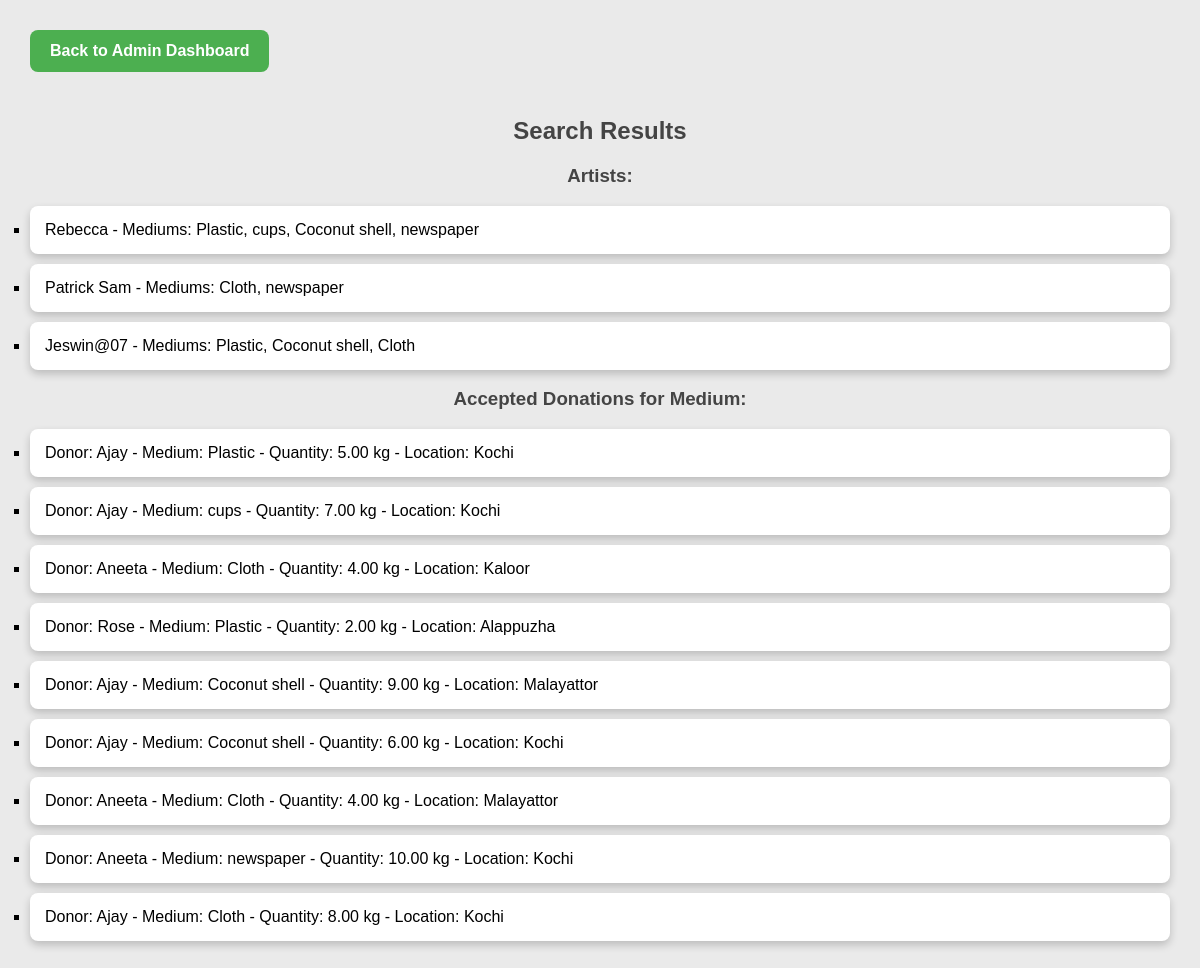
The page /adminclick/admin_search/ on the database its author committed.
### accounts/models.py (models this page shows, shortened)
class Artist(models.Model):
    user = models.OneToOneField(User, on_delete = models.CASCADE)
    phone = models.IntegerField(default=99999999)
    profile_pic = models.ImageField(upload_to= 'picture/artist', null=True,default='picture/artist/hi.jpg')
    is_approved = models.BooleanField(default=False)
    mediums = models.ManyToManyField(MediumOfWaste, blank=True)
    certificate=models.FileField(upload_to='certificates/',null= True, blank=True)

class Donors(models.Model):
    user = models.OneToOneField(User, on_delete = models.CASCADE)
    phone = models.IntegerField(default=99999999)
    profile_pic = models.ImageField(upload_to= 'picture/donor', null=True,default='picture/donor/hi.jpg')

### adminclick/models.py (models this page shows, shortened)
class MediumOfWaste(models.Model):
    name = models.CharField(max_length=255)
    description = models.TextField(blank=True, null=True)
    rate=models.DecimalField(max_digits=10,decimal_places=2,default=0.00)

### donors/models.py (models this page shows, shortened)
class Donation(models.Model):
    donor = models.ForeignKey(Donors, on_delete=models.CASCADE)
    medium_of_waste = models.ForeignKey(MediumOfWaste, on_delete=models.CASCADE)
    quantity = models.DecimalField(max_digits=10, decimal_places=2)
    location = models.CharField(max_length=255)
    date_donated = models.DateTimeField(auto_now_add=True)
    STATUS_CHOICES = [
        ('pending','Pending'),
        ('accepted','Accepted'),
        ('rejected','Rejected'),
    ]
    status = models.CharField(max_length=10, choices=STATUS_CHOICES, default='pending')

### adminclick/views.py (the view, shortened to what this page needs)
# urls.py: path('admin_search/', views.admin_search, name='admin_search'),
def admin_search(request):
    query = request.GET.get('query', '')
    artists = Artist.objects.filter(is_approved=True)
    accepted_donations = Donation.objects.filter(status='accepted')
    context = {
        'artists': artists,
        'accepted_donations': accepted_donations,
        'query': query
    }
    return render(request, 'admin/search_results.html', context)

### cart/context_processors.py (called while the page is built, shortened)
def counter(request):
    cart_count=0
    if 'admin' in request.path:
        return{}
    return dict(cart_count=cart_count)

### category/context_processors.py (called while the page is built)
def menu_links(request):
    links = Category.objects.all()
    return dict(links=links)

### template/admin/search_results.html (shortened to what this page needs)
<head>
</head>
<body>
  <a href="{% url 'admin_dashboard' %}" class="btn-dashboard">Back to Admin Dashboard</a>
  <h2>Search Results</h2>
  {% if artists %}
    <h3>Artists:</h3>
    <ul>
        {% for artist in artists %}
            <li>{{ artist.user.username }} - Mediums:
                {% for medium in artist.mediums.all %}
                    {{ medium.name }}{% if not forloop.last %}, {% endif %}
                {% endfor %}
            </li>
        {% endfor %}
    </ul>
  {% else %}
    <p>No artists found matching your search .</p>
  {% endif %}
  {% if accepted_donations %}
    <h3>Accepted Donations for Medium:</h3>
    <ul>
        {% for donation in accepted_donations %}
            <li>
                Donor: {{ donation.donor.user.username }} -
                Medium: {{ donation.medium_of_waste.name }} -
                Quantity: {{ donation.quantity }} kg -
                Location: {{ donation.location }}
            </li>
        {% endfor %}
    </ul>
  {% else %}
    <p>No accepted donations found for the  medium.</p>
  {% endif %}
</body>

### template/admin/search_results.html (style rules this page uses)
body { font-family: 'Verdana', sans-serif; background-color: #eaeaea; margin: 0; padding: 30px; }
h2, h3 { color: #444; text-align: center; }
.btn-dashboard { padding: 12px 20px; border-radius: 8px; background-color: #4CAF50; color: #fff; text-decoration: none; font-weight: bold; transition: background-color 0.3s; display: inline-block; margin-bottom: 25px; text-align: center; }
ul { list-style-type: square; padding: 0; margin: 0; }
li { background: #fff; margin: 10px 0; padding: 15px; border-radius: 8px; box-shadow: 0 4px 8px rgba(0, 0, 0, 0.2); }

### rows shown on the page
Artist: user.username "Rebecca"
MediumOfWaste: name "Plastic"
MediumOfWaste: name "cups"
MediumOfWaste: name "Coconut shell"
MediumOfWaste: name "newspaper"
Artist: user.username "Patrick Sam"
MediumOfWaste: name "Cloth"
Artist: user.username "Jeswin@07"
Donation: donor.user.username "Ajay", medium_of_waste.name "Plastic", quantity "5.00", location "Kochi"
Donation: donor.user.username "Ajay", medium_of_waste.name "cups", quantity "7.00", location "Kochi"
Donation: donor.user.username "Aneeta", medium_of_waste.name "Cloth", quantity "4.00", location "Kaloor"
Donation: donor.user.username "Rose", medium_of_waste.name "Plastic", quantity "2.00", location "Alappuzha"
Donation: donor.user.username "Ajay", medium_of_waste.name "Coconut shell", quantity "9.00", location "Malayattor"
Donation: donor.user.username "Ajay", medium_of_waste.name "Coconut shell", quantity "6.00", location "Kochi"
Donation: donor.user.username "Aneeta", medium_of_waste.name "Cloth", quantity "4.00", location "Malayattor"
Donation: donor.user.username "Aneeta", medium_of_waste.name "newspaper", quantity "10.00", location "Kochi"
Donation: donor.user.username "Ajay", medium_of_waste.name "Cloth", quantity "8.00", location "Kochi"
